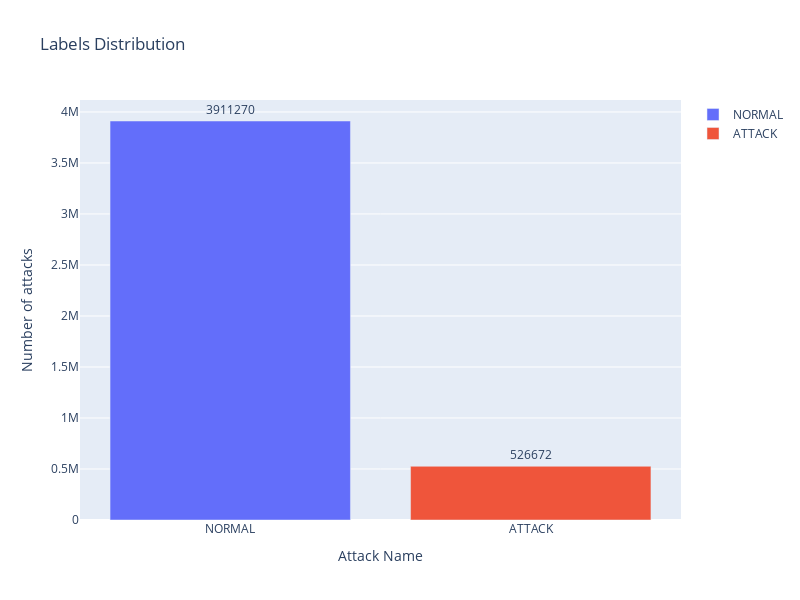

Notebook cell for this chart:
### Code cell
showAttackDistribution(withoutDuplicates[LABEL])

### Figure 1 — Plotly figure (JSON) as saved in the notebook; plotly's stock layout.template omitted (floating-point values rounded to 4 significant figures)
{"data": [{"name": "NORMAL", "orientation": "v", "text": "3911270", "textposition": "outside", "type": "bar", "x": ["NORMAL"], "y": [3911270]}, {"name": "ATTACK", "orientation": "v", "text": "526672", "textposition": "outside", "type": "bar", "x": ["ATTACK"], "y": [526672]}], "layout": {"height": 600, "title": {"text": "Labels Distribution"}, "width": 800, "xaxis": {"title": {"text": "Attack Name"}}, "yaxis": {"title": {"text": "Number of attacks"}}}}
